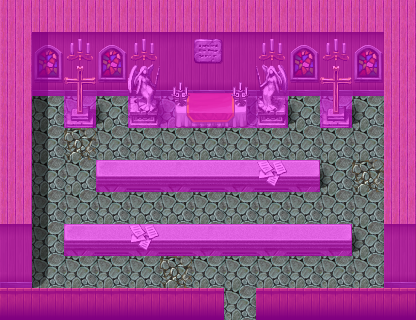

Rendered tile map (Tiled .tmx) drawn with the repository's tilesets; below, a short description and the map source with its tile grids summarised:
An orthogonal 13x10 tile map with 32x32 px tiles, 4 tile layers (Ground, Objects, Above, Walkable), 16 tilesets and 5 objects (4x spawn, mapchange).

<map version="1.0" orientation="orthogonal" width="13" height="10" tilewidth="32" tileheight="32">
    <tileset firstgid="1" name="map_20" tilewidth="32" tileheight="32">
        <image source="../drawable/map_20.png" width="256" height="256" />
    </tileset>
    <tileset firstgid="65" name="map_7" tilewidth="32" tileheight="32">
        <image source="../drawable/map_7.png" width="256" height="256" />
    </tileset>
    <tileset firstgid="129" name="map_10" tilewidth="32" tileheight="32">
        <image source="../drawable/map_10.png" width="256" height="256" />
    </tileset>
    <tileset firstgid="193" name="map_22" tilewidth="32" tileheight="32">
        <image source="../drawable/map_22.png" width="256" height="256" />
    </tileset>
    <tileset firstgid="257" name="map_11" tilewidth="32" tileheight="32">
        <image source="../drawable/map_11.png" width="256" height="256" />
    </tileset>
    <tileset firstgid="321" name="map_28" tilewidth="32" tileheight="32">
        <image source="../drawable/map_28.png" width="256" height="256" />
    </tileset>
    <tileset firstgid="385" name="map_0" tilewidth="32" tileheight="32">
        <image source="../drawable/map_0.png" width="256" height="256" />
    </tileset>
    <tileset firstgid="449" name="map_14" tilewidth="32" tileheight="32">
        <image source="../drawable/map_14.png" width="256" height="256" />
    </tileset>
    <tileset firstgid="513" name="map_3" tilewidth="32" tileheight="32">
        <image source="../drawable/map_3.png" width="256" height="256" />
    </tileset>
    <tileset firstgid="577" name="map_8" tilewidth="32" tileheight="32">
        <image source="../drawable/map_8.png" width="256" height="256" />
    </tileset>
    <tileset firstgid="641" name="map_23" tilewidth="32" tileheight="32">
        <image source="../drawable/map_23.png" width="256" height="256" />
    </tileset>
    <tileset firstgid="705" name="map_12" tilewidth="32" tileheight="32">
        <image source="../drawable/map_12.png" width="256" height="256" />
    </tileset>
    <tileset firstgid="769" name="map_16" tilewidth="32" tileheight="32">
        <image source="../drawable/map_16.png" width="256" height="256" />
    </tileset>
    <tileset firstgid="833" name="map_1" tilewidth="32" tileheight="32">
        <image source="../drawable/map_1.png" width="256" height="256" />
    </tileset>
    <tileset firstgid="897" name="map_9" tilewidth="32" tileheight="32">
        <image source="../drawable/map_9.png" width="256" height="256" />
    </tileset>
    <tileset firstgid="961" name="map_2" tilewidth="32" tileheight="32">
        <image source="../drawable/map_2.png" width="256" height="256" />
    </tileset>
    <layer name="Ground" width="13" height="10">
        <data>[130 cells, 130 non-empty, 6 distinct tile ids]</data>
    </layer>
    <layer name="Objects" width="13" height="10">
        <data>[130 cells, 51 non-empty, 22 distinct tile ids]</data>
    </layer>
    <layer name="Above" width="13" height="10">
        <data>[130 cells, 11 non-empty, 4 distinct tile ids]</data>
    </layer>
    <layer name="Walkable" width="13" height="10">
        <data>[130 cells, 86 non-empty, 1 distinct tile ids]</data>
    </layer>
    <objectgroup name="Mapevents">
        <object name="south" type="mapchange" x="224" y="288" width="32" height="32">
            <properties>
                <property name="map" value="loneford2" />
                <property name="place" value="lonefordhouse2" />
            </properties>
        </object>
    </objectgroup>
    <objectgroup name="Spawn">
        <object name="Talion" type="spawn" x="192" y="128" width="32" height="32">
            <properties>
                <property name="spawngroup" value="Talion" />
            </properties>
        </object>
        <object name="loneford_chapelguard" type="spawn" x="32" y="96" width="32" height="32">
            <properties>
                <property name="spawngroup" value="loneford_chapelguard" />
            </properties>
        </object>
        <object name="loneford_chapelguard_1" type="spawn" x="352" y="96" width="32" height="32">
            <properties>
                <property name="spawngroup" value="loneford_chapelguard" />
            </properties>
        </object>
        <object name="Buceth" type="spawn" x="96" y="96" width="32" height="32">
            <properties>
                <property name="spawngroup" value="Buceth" />
            </properties>
        </object>
    </objectgroup>
    <objectgroup name="Keys" />
</map>
